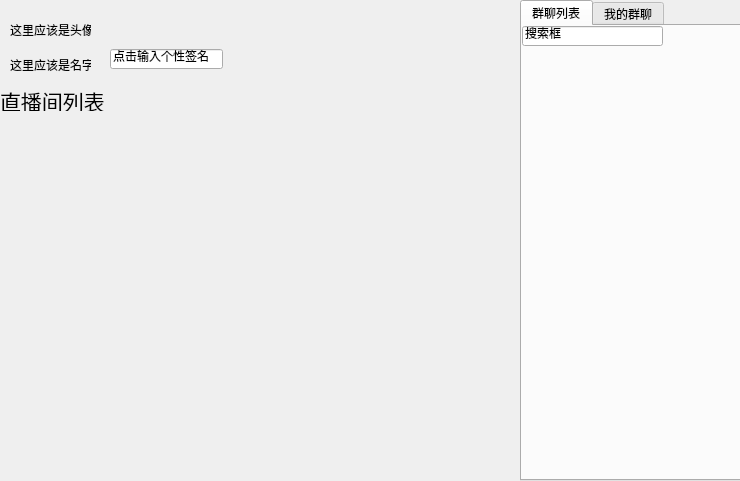
<?xml version="1.0" encoding="UTF-8"?>
<ui version="4.0">
 <class>MainWindow</class>
 <widget class="QWidget" name="MainWindow">
  <property name="geometry">
   <rect>
    <x>0</x>
    <y>0</y>
    <width>740</width>
    <height>481</height>
   </rect>
  </property>
  <property name="windowTitle">
   <string>MainWindow</string>
  </property>
  <widget class="QLabel" name="label">
   <property name="geometry">
    <rect>
     <x>0</x>
     <y>90</y>
     <width>151</width>
     <height>21</height>
    </rect>
   </property>
   <property name="font">
    <font>
     <family>Times New Roman</family>
     <pointsize>16</pointsize>
     <weight>50</weight>
     <bold>false</bold>
    </font>
   </property>
   <property name="text">
    <string>直播间列表</string>
   </property>
  </widget>
  <widget class="QWidget" name="widget" native="true">
   <property name="geometry">
    <rect>
     <x>0</x>
     <y>120</y>
     <width>511</width>
     <height>361</height>
    </rect>
   </property>
   <property name="autoFillBackground">
    <bool>true</bool>
   </property>
  </widget>
  <widget class="QWidget" name="widget_2" native="true">
   <property name="geometry">
    <rect>
     <x>0</x>
     <y>-1</y>
     <width>511</width>
     <height>91</height>
    </rect>
   </property>
   <widget class="QLabel" name="label_2">
    <property name="geometry">
     <rect>
      <x>10</x>
      <y>10</y>
      <width>81</width>
      <height>41</height>
     </rect>
    </property>
    <property name="text">
     <string>这里应该是头像</string>
    </property>
   </widget>
   <widget class="QLabel" name="label_3">
    <property name="geometry">
     <rect>
      <x>10</x>
      <y>50</y>
      <width>81</width>
      <height>31</height>
     </rect>
    </property>
    <property name="text">
     <string>这里应该是名字</string>
    </property>
   </widget>
   <widget class="QLineEdit" name="lineEdit">
    <property name="geometry">
     <rect>
      <x>110</x>
      <y>50</y>
      <width>113</width>
      <height>20</height>
     </rect>
    </property>
    <property name="text">
     <string>点击输入个性签名</string>
    </property>
   </widget>
  </widget>
  <widget class="QTabWidget" name="tabWidget">
   <property name="geometry">
    <rect>
     <x>520</x>
     <y>0</y>
     <width>221</width>
     <height>481</height>
    </rect>
   </property>
   <property name="currentIndex">
    <number>0</number>
   </property>
   <widget class="QWidget" name="tab">
    <attribute name="title">
     <string>群聊列表</string>
    </attribute>
    <widget class="QLineEdit" name="lineEdit_2">
     <property name="geometry">
      <rect>
       <x>0</x>
       <y>0</y>
       <width>141</width>
       <height>20</height>
      </rect>
     </property>
     <property name="text">
      <string>搜索框</string>
     </property>
    </widget>
   </widget>
   <widget class="QWidget" name="tab_2">
    <attribute name="title">
     <string>我的群聊</string>
    </attribute>
   </widget>
  </widget>
 </widget>
 <layoutdefault spacing="6" margin="11"/>
 <resources/>
 <connections/>
</ui>
